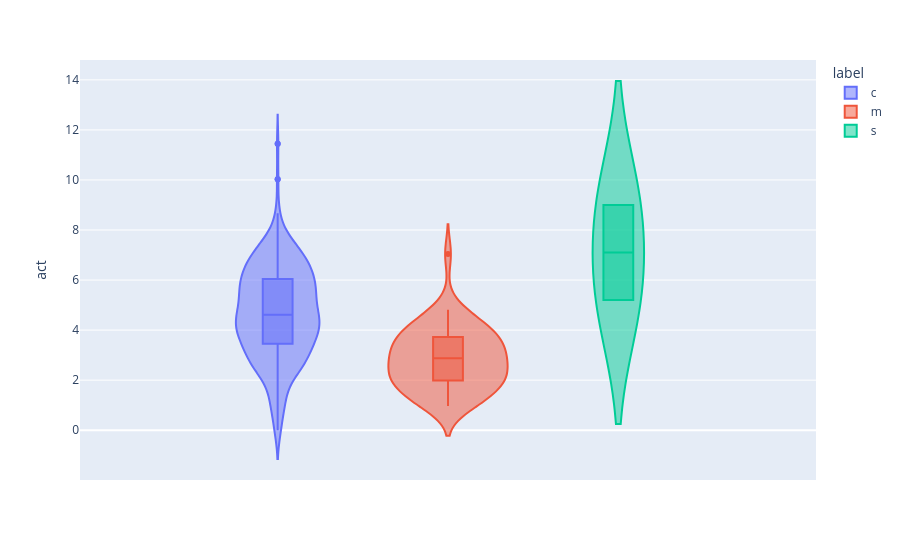

This figure's notebook cell:
### Code cell
print(asidf.group_by("label").agg([pl.col("act").mean().alias("mean_act"), pl.col("act").count().alias("count")]))
px.violin(asidf, y="act", color="label", box=True)

### Figure 1 — Plotly figure (JSON) as saved in the notebook; plotly's stock layout.template omitted (floating-point values rounded to 4 significant figures; data arrays with more than 128 entries replaced by an {"elided": "..."} marker saying what was removed)
{"data": [{"alignmentgroup": "True", "box": {"visible": true}, "hovertemplate": "label=c<br>act=%{y}<extra></extra>", "legendgroup": "c", "marker": {"color": "#636efa"}, "name": "c", "offsetgroup": "c", "orientation": "v", "scalegroup": "True", "showlegend": true, "type": "violin", "x0": " ", "xaxis": "x", "y": {"elided": "472 float values"}, "y0": " ", "yaxis": "y"}, {"alignmentgroup": "True", "box": {"visible": true}, "hovertemplate": "label=m<br>act=%{y}<extra></extra>", "legendgroup": "m", "marker": {"color": "#EF553B"}, "name": "m", "offsetgroup": "m", "orientation": "v", "scalegroup": "True", "showlegend": true, "type": "violin", "x0": " ", "xaxis": "x", "y": [3.133, 1.039, 3.728, 3.351, 1.937, 1.043, 2.191, 2.878, 2.882, 2.297, 1.096, 3.514, 3.648, 4.7, 2.119, 3.934, 3.058, 3.806, 3.714, 1.678, 2.247, 1.333, 2.107, 4.688, 0.9717, 3.211, 3.875, 2.349, 7.038, 1.723, 2.986, 2.852, 3.776, 1.357, 2.958, 3.014, 2.016, 4.813, 2.632, 1.333, 4.194, 4.0, 1.83, 4.378, 1.388, 1.984, 4.125, 2.167, 2.995, 2.3], "y0": " ", "yaxis": "y"}, {"alignmentgroup": "True", "box": {"visible": true}, "hovertemplate": "label=s<br>act=%{y}<extra></extra>", "legendgroup": "s", "marker": {"color": "#00cc96"}, "name": "s", "offsetgroup": "s", "orientation": "v", "scalegroup": "True", "showlegend": true, "type": "violin", "x0": " ", "xaxis": "x", "y": [9.0, 5.2], "y0": " ", "yaxis": "y"}], "layout": {"legend": {"title": {"text": "label"}, "tracegroupgap": 0}, "margin": {"t": 60}, "violinmode": "group", "xaxis": {"anchor": "y", "domain": [0, 1]}, "yaxis": {"anchor": "x", "domain": [0, 1], "title": {"text": "act"}}}}
